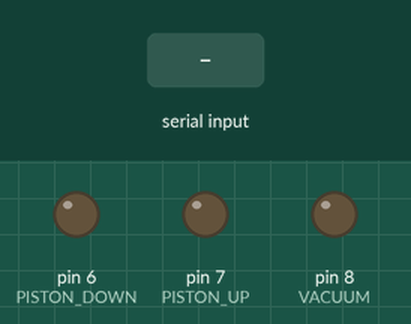
The sketch below on a simulated Arduino Nano, built with avr-gcc and run on an emulated ATmega328P. Shown: output pins drawn as LEDs (lit = HIGH). Inputs (shaded band) come from the test bench. What the sketch prints to the serial monitor is not drawn.

Above: at 1.2 s.
1.3 s: "d" received over Serial
At 2.5 s:
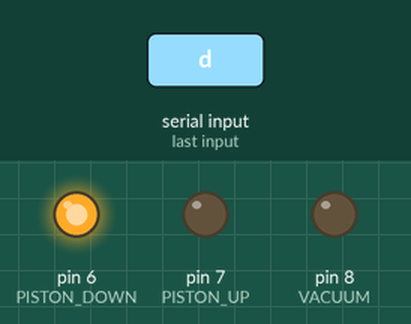
2.8 s: "u" received over Serial
At 3.7 s:
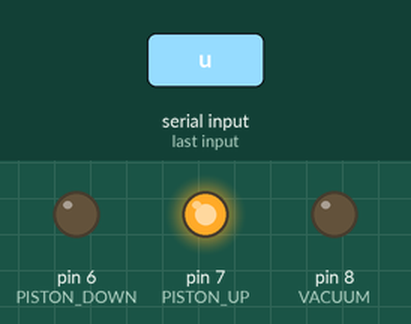
4.3 s: "v" received over Serial
At 4.9 s:
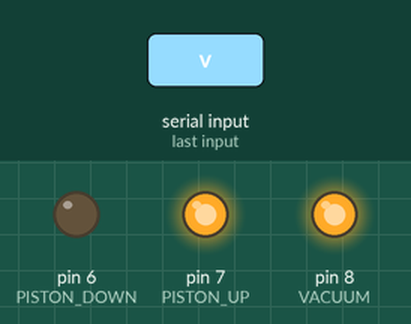
5.8 s: "d" received over Serial
At 7.0 s:
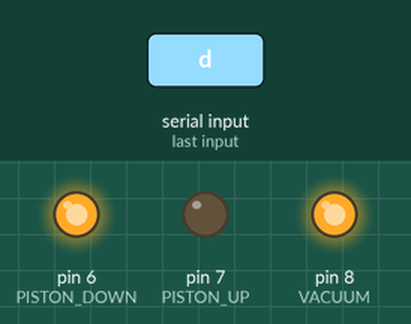
7.3 s: "b" received over Serial
At 8.3 s:
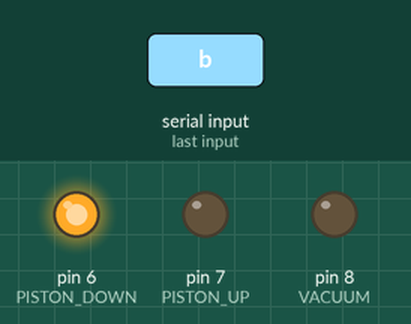
8.8 s: "r" received over Serial
At 9.5 s:
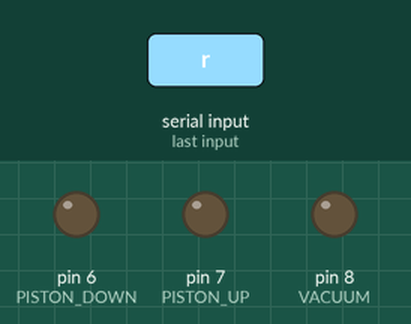
Timing chart, 0 to 11.3 s (numbered marks = the images above; inputs shaded):
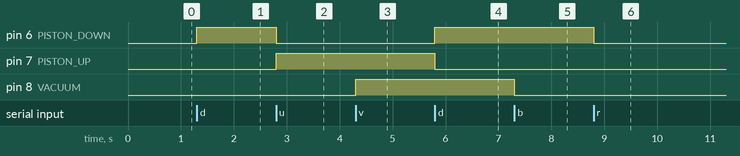

The sketch:

Valves.ino
```cpp
const int PISTON_DOWN = 6;
const int PISTON_UP = 7;
const int VACUUM = 8;

void setup() {
  // Initialize Serial ports
  startSerial();
  initializeValveOperations();
}

void loop() {
  if (Serial.available()) {
    char c = Serial.read();

    if (c == 'd') {
      digitalWrite(PISTON_UP, LOW);
      digitalWrite(PISTON_DOWN, HIGH);
    }
    if (c == 'u') {
      digitalWrite(PISTON_DOWN, LOW);
      digitalWrite(PISTON_UP, HIGH);
    }

    if (c == 'v') {
      digitalWrite(VACUUM, HIGH);
    }
    if (c == 'b') {
      digitalWrite(VACUUM, LOW);
    }
    if (c == 'r') {
      digitalWrite(PISTON_UP, LOW);
      digitalWrite(PISTON_DOWN, LOW);
      digitalWrite(VACUUM, LOW);
    }
  }
}


/**
  Start Serial communication with ODrive,
  and Jetson Nano.
*/
void startSerial() {
  // Start Serial Communication
  Serial.begin(115200);
  while (!Serial);

  Serial.println("Ready!");
  Serial.println("Send the character 'd' to go down");
  Serial.println("Send the character 'u' to go up");
  Serial.println("Send the character 'v' to vacuum on");
  Serial.println("Send the character 'b' to vacuum off");
  Serial.println("Send the character 'r' to reset ");

}


/**
  Initialize valve operations to outputs.
*/
void initializeValveOperations() {
  pinMode(PISTON_DOWN, OUTPUT);
  pinMode(PISTON_UP, OUTPUT);
  pinMode(VACUUM, OUTPUT);
}
```

Measured:
- after the input at 1.3 s, pin 6 (PISTON_DOWN): LOW → HIGH at once
- after the input at 2.8 s, pin 6 (PISTON_DOWN): HIGH → LOW at once; pin 7 (PISTON_UP): LOW → HIGH at once
- after the input at 4.3 s, pin 8 (VACUUM): LOW → HIGH at once
- after the input at 5.8 s, pin 6 (PISTON_DOWN): LOW → HIGH at once; pin 7 (PISTON_UP): HIGH → LOW at once
- after the input at 7.3 s, pin 8 (VACUUM): HIGH → LOW at once
- after the input at 8.8 s, pin 6 (PISTON_DOWN): HIGH → LOW at once
